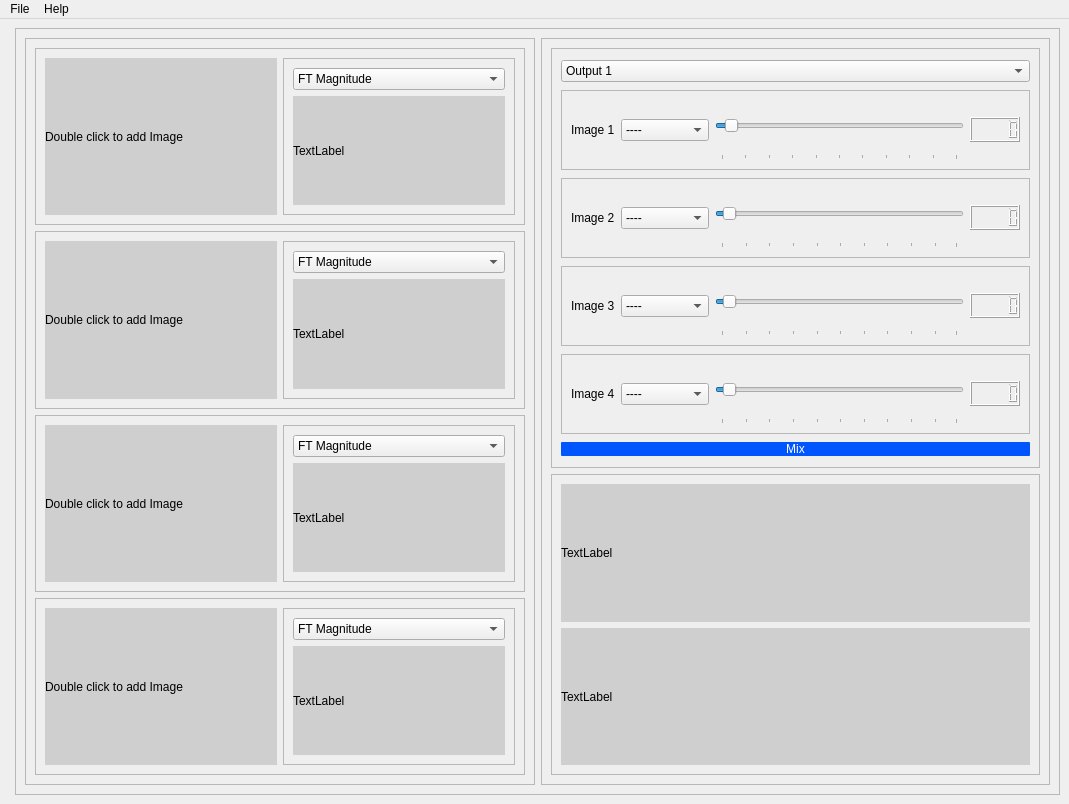
<?xml version="1.0" encoding="UTF-8"?>
<ui version="4.0">
 <class>MainWindow</class>
 <widget class="QMainWindow" name="MainWindow">
  <property name="geometry">
   <rect>
    <x>0</x>
    <y>0</y>
    <width>1069</width>
    <height>804</height>
   </rect>
  </property>
  <property name="windowTitle">
   <string>MainWindow</string>
  </property>
  <widget class="QWidget" name="centralwidget">
   <layout class="QHBoxLayout" name="horizontalLayout">
    <item>
     <widget class="QFrame" name="frame_18">
      <property name="frameShape">
       <enum>QFrame::StyledPanel</enum>
      </property>
      <property name="frameShadow">
       <enum>QFrame::Raised</enum>
      </property>
     </widget>
    </item>
    <item>
     <widget class="QFrame" name="frame">
      <property name="frameShape">
       <enum>QFrame::StyledPanel</enum>
      </property>
      <property name="frameShadow">
       <enum>QFrame::Sunken</enum>
      </property>
      <layout class="QHBoxLayout" name="horizontalLayout_2">
       <item>
        <widget class="QFrame" name="frame_2">
         <property name="sizePolicy">
          <sizepolicy hsizetype="Expanding" vsizetype="Expanding">
           <horstretch>0</horstretch>
           <verstretch>0</verstretch>
          </sizepolicy>
         </property>
         <property name="frameShape">
          <enum>QFrame::StyledPanel</enum>
         </property>
         <property name="frameShadow">
          <enum>QFrame::Sunken</enum>
         </property>
         <layout class="QVBoxLayout" name="verticalLayout">
          <item>
           <widget class="QFrame" name="frame_4">
            <property name="sizePolicy">
             <sizepolicy hsizetype="Expanding" vsizetype="Preferred">
              <horstretch>0</horstretch>
              <verstretch>0</verstretch>
             </sizepolicy>
            </property>
            <property name="frameShape">
             <enum>QFrame::StyledPanel</enum>
            </property>
            <property name="frameShadow">
             <enum>QFrame::Sunken</enum>
            </property>
            <layout class="QHBoxLayout" name="horizontalLayout_3">
             <item>
              <widget class="QLabel" name="label_1">
               <property name="sizePolicy">
                <sizepolicy hsizetype="Expanding" vsizetype="Preferred">
                 <horstretch>0</horstretch>
                 <verstretch>0</verstretch>
                </sizepolicy>
               </property>
               <property name="styleSheet">
                <string notr="true">background-color: rgb(207, 207, 207);
font: 75 9pt &quot;MS Shell Dlg 2&quot;;</string>
               </property>
               <property name="text">
                <string>Double click to add Image</string>
               </property>
              </widget>
             </item>
             <item>
              <widget class="QFrame" name="frame_5">
               <property name="frameShape">
                <enum>QFrame::StyledPanel</enum>
               </property>
               <property name="frameShadow">
                <enum>QFrame::Raised</enum>
               </property>
               <layout class="QVBoxLayout" name="verticalLayout_2">
                <item>
                 <widget class="QComboBox" name="comboBox">
                  <item>
                   <property name="text">
                    <string>FT Magnitude</string>
                   </property>
                  </item>
                  <item>
                   <property name="text">
                    <string>FT Phase</string>
                   </property>
                  </item>
                  <item>
                   <property name="text">
                    <string>FT Real</string>
                   </property>
                  </item>
                  <item>
                   <property name="text">
                    <string>FT Imaginary</string>
                   </property>
                  </item>
                 </widget>
                </item>
                <item>
                 <widget class="QLabel" name="label_2">
                  <property name="sizePolicy">
                   <sizepolicy hsizetype="Expanding" vsizetype="Preferred">
                    <horstretch>0</horstretch>
                    <verstretch>0</verstretch>
                   </sizepolicy>
                  </property>
                  <property name="styleSheet">
                   <string notr="true">background-color: rgb(207, 207, 207);</string>
                  </property>
                  <property name="text">
                   <string>TextLabel</string>
                  </property>
                 </widget>
                </item>
               </layout>
              </widget>
             </item>
            </layout>
           </widget>
          </item>
          <item>
           <widget class="QFrame" name="frame_6">
            <property name="frameShape">
             <enum>QFrame::StyledPanel</enum>
            </property>
            <property name="frameShadow">
             <enum>QFrame::Sunken</enum>
            </property>
            <layout class="QHBoxLayout" name="horizontalLayout_4">
             <item>
              <widget class="QLabel" name="label_3">
               <property name="sizePolicy">
                <sizepolicy hsizetype="Expanding" vsizetype="Preferred">
                 <horstretch>0</horstretch>
                 <verstretch>0</verstretch>
                </sizepolicy>
               </property>
               <property name="styleSheet">
                <string notr="true">background-color: rgb(207, 207, 207);
font: 75 9pt &quot;MS Shell Dlg 2&quot;;</string>
               </property>
               <property name="text">
                <string>Double click to add Image</string>
               </property>
              </widget>
             </item>
             <item>
              <widget class="QFrame" name="frame_7">
               <property name="frameShape">
                <enum>QFrame::StyledPanel</enum>
               </property>
               <property name="frameShadow">
                <enum>QFrame::Raised</enum>
               </property>
               <layout class="QVBoxLayout" name="verticalLayout_3">
                <item>
                 <widget class="QComboBox" name="comboBox_2">
                  <item>
                   <property name="text">
                    <string>FT Magnitude</string>
                   </property>
                  </item>
                  <item>
                   <property name="text">
                    <string>FT Phase</string>
                   </property>
                  </item>
                  <item>
                   <property name="text">
                    <string>FT Real</string>
                   </property>
                  </item>
                  <item>
                   <property name="text">
                    <string>FT Imaginary</string>
                   </property>
                  </item>
                 </widget>
                </item>
                <item>
                 <widget class="QLabel" name="label_4">
                  <property name="sizePolicy">
                   <sizepolicy hsizetype="Expanding" vsizetype="Preferred">
                    <horstretch>0</horstretch>
                    <verstretch>0</verstretch>
                   </sizepolicy>
                  </property>
                  <property name="styleSheet">
                   <string notr="true">background-color: rgb(207, 207, 207);
</string>
                  </property>
                  <property name="text">
                   <string>TextLabel</string>
                  </property>
                 </widget>
                </item>
               </layout>
              </widget>
             </item>
            </layout>
           </widget>
          </item>
          <item>
           <widget class="QFrame" name="frame_8">
            <property name="frameShape">
             <enum>QFrame::StyledPanel</enum>
            </property>
            <property name="frameShadow">
             <enum>QFrame::Sunken</enum>
            </property>
            <layout class="QHBoxLayout" name="horizontalLayout_5">
             <item>
              <widget class="QLabel" name="label_5">
               <property name="sizePolicy">
                <sizepolicy hsizetype="Expanding" vsizetype="Preferred">
                 <horstretch>0</horstretch>
                 <verstretch>0</verstretch>
                </sizepolicy>
               </property>
               <property name="styleSheet">
                <string notr="true">background-color: rgb(207, 207, 207);
font: 75 9pt &quot;MS Shell Dlg 2&quot;;</string>
               </property>
               <property name="text">
                <string>Double click to add Image</string>
               </property>
              </widget>
             </item>
             <item>
              <widget class="QFrame" name="frame_9">
               <property name="frameShape">
                <enum>QFrame::StyledPanel</enum>
               </property>
               <property name="frameShadow">
                <enum>QFrame::Raised</enum>
               </property>
               <layout class="QVBoxLayout" name="verticalLayout_4">
                <item>
                 <widget class="QComboBox" name="comboBox_3">
                  <item>
                   <property name="text">
                    <string>FT Magnitude</string>
                   </property>
                  </item>
                  <item>
                   <property name="text">
                    <string>FT Phase</string>
                   </property>
                  </item>
                  <item>
                   <property name="text">
                    <string>FT Real</string>
                   </property>
                  </item>
                  <item>
                   <property name="text">
                    <string>FT Imaginary</string>
                   </property>
                  </item>
                 </widget>
                </item>
                <item>
                 <widget class="QLabel" name="label_6">
                  <property name="sizePolicy">
                   <sizepolicy hsizetype="Expanding" vsizetype="Preferred">
                    <horstretch>0</horstretch>
                    <verstretch>0</verstretch>
                   </sizepolicy>
                  </property>
                  <property name="styleSheet">
                   <string notr="true">background-color: rgb(207, 207, 207);</string>
                  </property>
                  <property name="text">
                   <string>TextLabel</string>
                  </property>
                 </widget>
                </item>
               </layout>
              </widget>
             </item>
            </layout>
           </widget>
          </item>
          <item>
           <widget class="QFrame" name="frame_10">
            <property name="frameShape">
             <enum>QFrame::StyledPanel</enum>
            </property>
            <property name="frameShadow">
             <enum>QFrame::Sunken</enum>
            </property>
            <layout class="QHBoxLayout" name="horizontalLayout_6">
             <item>
              <widget class="QLabel" name="label_7">
               <property name="sizePolicy">
                <sizepolicy hsizetype="Expanding" vsizetype="Preferred">
                 <horstretch>0</horstretch>
                 <verstretch>0</verstretch>
                </sizepolicy>
               </property>
               <property name="styleSheet">
                <string notr="true">background-color: rgb(207, 207, 207);
font: 75 9pt &quot;MS Shell Dlg 2&quot;;</string>
               </property>
               <property name="text">
                <string>Double click to add Image</string>
               </property>
              </widget>
             </item>
             <item>
              <widget class="QFrame" name="frame_11">
               <property name="frameShape">
                <enum>QFrame::StyledPanel</enum>
               </property>
               <property name="frameShadow">
                <enum>QFrame::Raised</enum>
               </property>
               <layout class="QVBoxLayout" name="verticalLayout_5">
                <item>
                 <widget class="QComboBox" name="comboBox_4">
                  <item>
                   <property name="text">
                    <string>FT Magnitude</string>
                   </property>
                  </item>
                  <item>
                   <property name="text">
                    <string>FT Phase</string>
                   </property>
                  </item>
                  <item>
                   <property name="text">
                    <string>FT Real</string>
                   </property>
                  </item>
                  <item>
                   <property name="text">
                    <string>FT Imaginary</string>
                   </property>
                  </item>
                 </widget>
                </item>
                <item>
                 <widget class="QLabel" name="label_8">
                  <property name="sizePolicy">
                   <sizepolicy hsizetype="Expanding" vsizetype="Preferred">
                    <horstretch>0</horstretch>
                    <verstretch>0</verstretch>
                   </sizepolicy>
                  </property>
                  <property name="styleSheet">
                   <string notr="true">background-color: rgb(207, 207, 207);</string>
                  </property>
                  <property name="text">
                   <string>TextLabel</string>
                  </property>
                 </widget>
                </item>
               </layout>
              </widget>
             </item>
            </layout>
           </widget>
          </item>
         </layout>
        </widget>
       </item>
       <item>
        <widget class="QFrame" name="frame_3">
         <property name="frameShape">
          <enum>QFrame::StyledPanel</enum>
         </property>
         <property name="frameShadow">
          <enum>QFrame::Sunken</enum>
         </property>
         <layout class="QVBoxLayout" name="verticalLayout_6">
          <item>
           <widget class="QFrame" name="frame_12">
            <property name="maximumSize">
             <size>
              <width>16777215</width>
              <height>420</height>
             </size>
            </property>
            <property name="frameShape">
             <enum>QFrame::StyledPanel</enum>
            </property>
            <property name="frameShadow">
             <enum>QFrame::Raised</enum>
            </property>
            <layout class="QVBoxLayout" name="verticalLayout_8">
             <item>
              <widget class="QComboBox" name="comboBox_5">
               <item>
                <property name="text">
                 <string>Output 1</string>
                </property>
               </item>
               <item>
                <property name="text">
                 <string>Output 2</string>
                </property>
               </item>
              </widget>
             </item>
             <item>
              <widget class="QFrame" name="frame_14">
               <property name="maximumSize">
                <size>
                 <width>16777215</width>
                 <height>80</height>
                </size>
               </property>
               <property name="frameShape">
                <enum>QFrame::StyledPanel</enum>
               </property>
               <property name="frameShadow">
                <enum>QFrame::Raised</enum>
               </property>
               <layout class="QHBoxLayout" name="horizontalLayout_7">
                <item>
                 <widget class="QLabel" name="label_11">
                  <property name="text">
                   <string>Image 1</string>
                  </property>
                 </widget>
                </item>
                <item>
                 <widget class="QComboBox" name="comboBox_6">
                  <item>
                   <property name="text">
                    <string>----</string>
                   </property>
                  </item>
                  <item>
                   <property name="text">
                    <string>Magnitude</string>
                   </property>
                  </item>
                  <item>
                   <property name="text">
                    <string>Phase</string>
                   </property>
                  </item>
                  <item>
                   <property name="text">
                    <string>Real</string>
                   </property>
                  </item>
                  <item>
                   <property name="text">
                    <string>Imaginary</string>
                   </property>
                  </item>
                 </widget>
                </item>
                <item>
                 <widget class="QSlider" name="speed_slider">
                  <property name="sizePolicy">
                   <sizepolicy hsizetype="Expanding" vsizetype="Expanding">
                    <horstretch>0</horstretch>
                    <verstretch>0</verstretch>
                   </sizepolicy>
                  </property>
                  <property name="minimumSize">
                   <size>
                    <width>0</width>
                    <height>0</height>
                   </size>
                  </property>
                  <property name="maximumSize">
                   <size>
                    <width>16777215</width>
                    <height>16777215</height>
                   </size>
                  </property>
                  <property name="minimum">
                   <number>0</number>
                  </property>
                  <property name="maximum">
                   <number>100</number>
                  </property>
                  <property name="value">
                   <number>4</number>
                  </property>
                  <property name="tracking">
                   <bool>true</bool>
                  </property>
                  <property name="orientation">
                   <enum>Qt::Horizontal</enum>
                  </property>
                  <property name="tickPosition">
                   <enum>QSlider::TicksBelow</enum>
                  </property>
                  <property name="tickInterval">
                   <number>0</number>
                  </property>
                 </widget>
                </item>
                <item>
                 <widget class="QLCDNumber" name="lcdNumber">
                  <property name="sizePolicy">
                   <sizepolicy hsizetype="Expanding" vsizetype="Expanding">
                    <horstretch>0</horstretch>
                    <verstretch>0</verstretch>
                   </sizepolicy>
                  </property>
                  <property name="maximumSize">
                   <size>
                    <width>50</width>
                    <height>25</height>
                   </size>
                  </property>
                 </widget>
                </item>
               </layout>
              </widget>
             </item>
             <item>
              <widget class="QFrame" name="frame_15">
               <property name="maximumSize">
                <size>
                 <width>16777215</width>
                 <height>80</height>
                </size>
               </property>
               <property name="frameShape">
                <enum>QFrame::StyledPanel</enum>
               </property>
               <property name="frameShadow">
                <enum>QFrame::Raised</enum>
               </property>
               <layout class="QHBoxLayout" name="horizontalLayout_8">
                <item>
                 <widget class="QLabel" name="label_12">
                  <property name="text">
                   <string>Image 2</string>
                  </property>
                 </widget>
                </item>
                <item>
                 <widget class="QComboBox" name="comboBox_7">
                  <item>
                   <property name="text">
                    <string>----</string>
                   </property>
                  </item>
                  <item>
                   <property name="text">
                    <string>Magnitude</string>
                   </property>
                  </item>
                  <item>
                   <property name="text">
                    <string>Phase</string>
                   </property>
                  </item>
                  <item>
                   <property name="text">
                    <string>Real</string>
                   </property>
                  </item>
                  <item>
                   <property name="text">
                    <string>Imaginary</string>
                   </property>
                  </item>
                 </widget>
                </item>
                <item>
                 <widget class="QSlider" name="speed_slider_2">
                  <property name="sizePolicy">
                   <sizepolicy hsizetype="Expanding" vsizetype="Expanding">
                    <horstretch>0</horstretch>
                    <verstretch>0</verstretch>
                   </sizepolicy>
                  </property>
                  <property name="minimumSize">
                   <size>
                    <width>0</width>
                    <height>0</height>
                   </size>
                  </property>
                  <property name="maximumSize">
                   <size>
                    <width>16777215</width>
                    <height>16777215</height>
                   </size>
                  </property>
                  <property name="minimum">
                   <number>1</number>
                  </property>
                  <property name="maximum">
                   <number>100</number>
                  </property>
                  <property name="value">
                   <number>4</number>
                  </property>
                  <property name="tracking">
                   <bool>true</bool>
                  </property>
                  <property name="orientation">
                   <enum>Qt::Horizontal</enum>
                  </property>
                  <property name="tickPosition">
                   <enum>QSlider::TicksBelow</enum>
                  </property>
                  <property name="tickInterval">
                   <number>0</number>
                  </property>
                 </widget>
                </item>
                <item>
                 <widget class="QLCDNumber" name="lcdNumber_2">
                  <property name="sizePolicy">
                   <sizepolicy hsizetype="Expanding" vsizetype="Expanding">
                    <horstretch>0</horstretch>
                    <verstretch>0</verstretch>
                   </sizepolicy>
                  </property>
                  <property name="maximumSize">
                   <size>
                    <width>50</width>
                    <height>25</height>
                   </size>
                  </property>
                 </widget>
                </item>
               </layout>
              </widget>
             </item>
             <item>
              <widget class="QFrame" name="frame_17">
               <property name="maximumSize">
                <size>
                 <width>16777215</width>
                 <height>80</height>
                </size>
               </property>
               <property name="frameShape">
                <enum>QFrame::StyledPanel</enum>
               </property>
               <property name="frameShadow">
                <enum>QFrame::Raised</enum>
               </property>
               <layout class="QHBoxLayout" name="horizontalLayout_10">
                <item>
                 <widget class="QLabel" name="label_14">
                  <property name="text">
                   <string>Image 3</string>
                  </property>
                 </widget>
                </item>
                <item>
                 <widget class="QComboBox" name="comboBox_8">
                  <item>
                   <property name="text">
                    <string>----</string>
                   </property>
                  </item>
                  <item>
                   <property name="text">
                    <string>Magnitude</string>
                   </property>
                  </item>
                  <item>
                   <property name="text">
                    <string>Phase</string>
                   </property>
                  </item>
                  <item>
                   <property name="text">
                    <string>Real</string>
                   </property>
                  </item>
                  <item>
                   <property name="text">
                    <string>Imaginary</string>
                   </property>
                  </item>
                 </widget>
                </item>
                <item>
                 <widget class="QSlider" name="speed_slider_4">
                  <property name="sizePolicy">
                   <sizepolicy hsizetype="Expanding" vsizetype="Expanding">
                    <horstretch>0</horstretch>
                    <verstretch>0</verstretch>
                   </sizepolicy>
                  </property>
                  <property name="minimumSize">
                   <size>
                    <width>0</width>
                    <height>0</height>
                   </size>
                  </property>
                  <property name="maximumSize">
                   <size>
                    <width>16777215</width>
                    <height>16777215</height>
                   </size>
                  </property>
                  <property name="minimum">
                   <number>1</number>
                  </property>
                  <property name="maximum">
                   <number>100</number>
                  </property>
                  <property name="value">
                   <number>4</number>
                  </property>
                  <property name="tracking">
                   <bool>true</bool>
                  </property>
                  <property name="orientation">
                   <enum>Qt::Horizontal</enum>
                  </property>
                  <property name="tickPosition">
                   <enum>QSlider::TicksBelow</enum>
                  </property>
                  <property name="tickInterval">
                   <number>0</number>
                  </property>
                 </widget>
                </item>
                <item>
                 <widget class="QLCDNumber" name="lcdNumber_4">
                  <property name="sizePolicy">
                   <sizepolicy hsizetype="Expanding" vsizetype="Expanding">
                    <horstretch>0</horstretch>
                    <verstretch>0</verstretch>
                   </sizepolicy>
                  </property>
                  <property name="maximumSize">
                   <size>
                    <width>50</width>
                    <height>25</height>
                   </size>
                  </property>
                 </widget>
                </item>
               </layout>
              </widget>
             </item>
             <item>
              <widget class="QFrame" name="frame_16">
               <property name="maximumSize">
                <size>
                 <width>16777215</width>
                 <height>80</height>
                </size>
               </property>
               <property name="frameShape">
                <enum>QFrame::StyledPanel</enum>
               </property>
               <property name="frameShadow">
                <enum>QFrame::Raised</enum>
               </property>
               <layout class="QHBoxLayout" name="horizontalLayout_9">
                <item>
                 <widget class="QLabel" name="label_13">
                  <property name="text">
                   <string>Image 4</string>
                  </property>
                 </widget>
                </item>
                <item>
                 <widget class="QComboBox" name="comboBox_9">
                  <item>
                   <property name="text">
                    <string>----</string>
                   </property>
                  </item>
                  <item>
                   <property name="text">
                    <string>Magnitude</string>
                   </property>
                  </item>
                  <item>
                   <property name="text">
                    <string>Phase</string>
                   </property>
                  </item>
                  <item>
                   <property name="text">
                    <string>Real</string>
                   </property>
                  </item>
                  <item>
                   <property name="text">
                    <string>Imaginary</string>
                   </property>
                  </item>
                 </widget>
                </item>
                <item>
                 <widget class="QSlider" name="speed_slider_3">
                  <property name="sizePolicy">
                   <sizepolicy hsizetype="Expanding" vsizetype="Expanding">
                    <horstretch>0</horstretch>
                    <verstretch>0</verstretch>
                   </sizepolicy>
                  </property>
                  <property name="minimumSize">
                   <size>
                    <width>0</width>
                    <height>0</height>
                   </size>
                  </property>
                  <property name="maximumSize">
                   <size>
                    <width>16777215</width>
                    <height>16777215</height>
                   </size>
                  </property>
                  <property name="minimum">
                   <number>1</number>
                  </property>
                  <property name="maximum">
                   <number>100</number>
                  </property>
                  <property name="value">
                   <number>4</number>
                  </property>
                  <property name="tracking">
                   <bool>true</bool>
                  </property>
                  <property name="orientation">
                   <enum>Qt::Horizontal</enum>
                  </property>
                  <property name="tickPosition">
                   <enum>QSlider::TicksBelow</enum>
                  </property>
                  <property name="tickInterval">
                   <number>0</number>
                  </property>
                 </widget>
                </item>
                <item>
                 <widget class="QLCDNumber" name="lcdNumber_3">
                  <property name="sizePolicy">
                   <sizepolicy hsizetype="Expanding" vsizetype="Expanding">
                    <horstretch>0</horstretch>
                    <verstretch>0</verstretch>
                   </sizepolicy>
                  </property>
                  <property name="maximumSize">
                   <size>
                    <width>50</width>
                    <height>25</height>
                   </size>
                  </property>
                 </widget>
                </item>
               </layout>
              </widget>
             </item>
             <item>
              <layout class="QVBoxLayout" name="verticalLayout_9">
               <item>
                <widget class="QPushButton" name="pushButton">
                 <property name="styleSheet">
                  <string notr="true">

QPushButton {
    background-color: rgb(0, 85, 255);
color:rgb(255, 255, 255);
border-radius: 1px;
}

QPushButton:hover {
    background-color: rgb(0, 50, 150);
}
</string>
                 </property>
                 <property name="text">
                  <string>Mix</string>
                 </property>
                </widget>
               </item>
              </layout>
             </item>
            </layout>
           </widget>
          </item>
          <item>
           <widget class="QFrame" name="frame_13">
            <property name="frameShape">
             <enum>QFrame::StyledPanel</enum>
            </property>
            <property name="frameShadow">
             <enum>QFrame::Raised</enum>
            </property>
            <layout class="QVBoxLayout" name="verticalLayout_7">
             <item>
              <widget class="QLabel" name="label_9">
               <property name="styleSheet">
                <string notr="true">background-color: rgb(207, 207, 207);
font: 75 9pt &quot;MS Shell Dlg 2&quot;;</string>
               </property>
               <property name="text">
                <string>TextLabel</string>
               </property>
              </widget>
             </item>
             <item>
              <widget class="QLabel" name="label_10">
               <property name="styleSheet">
                <string notr="true">background-color: rgb(207, 207, 207);
font: 75 9pt &quot;MS Shell Dlg 2&quot;;</string>
               </property>
               <property name="text">
                <string>TextLabel</string>
               </property>
              </widget>
             </item>
            </layout>
           </widget>
          </item>
         </layout>
        </widget>
       </item>
      </layout>
     </widget>
    </item>
   </layout>
  </widget>
  <widget class="QMenuBar" name="menuBar">
   <property name="geometry">
    <rect>
     <x>0</x>
     <y>0</y>
     <width>1069</width>
     <height>26</height>
    </rect>
   </property>
   <widget class="QMenu" name="menuFile">
    <property name="title">
     <string>File</string>
    </property>
    <addaction name="actionOpen"/>
   </widget>
   <widget class="QMenu" name="menuHelp">
    <property name="title">
     <string>Help</string>
    </property>
    <addaction name="actionCall_3asfoor"/>
   </widget>
   <addaction name="menuFile"/>
   <addaction name="menuHelp"/>
  </widget>
  <action name="actionOpen">
   <property name="text">
    <string>Open</string>
   </property>
  </action>
  <action name="actionUniform_Range_Mode">
   <property name="checkable">
    <bool>true</bool>
   </property>
   <property name="checked">
    <bool>true</bool>
   </property>
   <property name="text">
    <string>Uniform Range Mode</string>
   </property>
  </action>
  <action name="actionMusical_Instruments_Mode">
   <property name="checkable">
    <bool>true</bool>
   </property>
   <property name="text">
    <string>Musical Instruments Mode</string>
   </property>
  </action>
  <action name="actionAnimals_Sound_Mode">
   <property name="checkable">
    <bool>true</bool>
   </property>
   <property name="text">
    <string>Animals Sound Mode</string>
   </property>
  </action>
  <action name="actionECG_Mode">
   <property name="checkable">
    <bool>true</bool>
   </property>
   <property name="text">
    <string>ECG Mode</string>
   </property>
  </action>
  <action name="actionCall_3asfoor">
   <property name="text">
    <string>Call 3asfoor</string>
   </property>
  </action>
  <action name="actionPlay_Input">
   <property name="checkable">
    <bool>false</bool>
   </property>
   <property name="checked">
    <bool>false</bool>
   </property>
   <property name="text">
    <string>Play Input</string>
   </property>
  </action>
  <action name="actionPlay_Output">
   <property name="text">
    <string>Play Output</string>
   </property>
  </action>
  <action name="actionPlay_Input_2">
   <property name="text">
    <string>Play Input</string>
   </property>
  </action>
  <action name="actionPlay_Output_2">
   <property name="text">
    <string>Play Output</string>
   </property>
  </action>
 </widget>
 <resources/>
 <connections/>
</ui>
